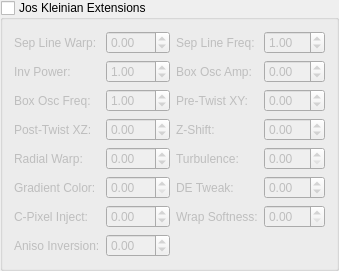
    <widget class="MyGroupBox" name="groupCheck_transf_jk_params_false">
     <property name="title"><string>Jos Kleinian Extensions</string></property>
     <property name="checkable"><bool>true</bool></property>
     <property name="checked"><bool>false</bool></property>
     <layout class="QGridLayout">
      <item row="0" column="0">
       <widget class="QLabel"><property name="text"><string>Sep Line Warp:</string></property></widget>
      </item>
      <item row="0" column="1">
       <widget class="MyDoubleSpinBox" name="spinbox_transf_jk_sep_line_warp">
        <property name="minimum"><double>-5.0</double></property><property name="maximum"><double>5.0</double></property>
        <property name="singleStep"><double>0.01</double></property><property name="value"><double>0.0</double></property>
       </widget>
      </item>
      <item row="0" column="2">
       <widget class="QLabel"><property name="text"><string>Sep Line Freq:</string></property></widget>
      </item>
      <item row="0" column="3">
       <widget class="MyDoubleSpinBox" name="spinbox_transf_jk_sep_line_freq">
        <property name="minimum"><double>0.01</double></property><property name="maximum"><double>50.0</double></property>
        <property name="singleStep"><double>0.1</double></property><property name="value"><double>1.0</double></property>
       </widget>
      </item>
      <item row="1" column="0">
       <widget class="QLabel"><property name="text"><string>Inv Power:</string></property></widget>
      </item>
      <item row="1" column="1">
       <widget class="MyDoubleSpinBox" name="spinbox_transf_jk_inversion_power">
        <property name="minimum"><double>0.01</double></property><property name="maximum"><double>10.0</double></property>
        <property name="singleStep"><double>0.1</double></property><property name="value"><double>1.0</double></property>
       </widget>
      </item>
      <item row="1" column="2">
       <widget class="QLabel"><property name="text"><string>Box Osc Amp:</string></property></widget>
      </item>
      <item row="1" column="3">
       <widget class="MyDoubleSpinBox" name="spinbox_transf_jk_box_osc_amp">
        <property name="minimum"><double>-5.0</double></property><property name="maximum"><double>5.0</double></property>
        <property name="singleStep"><double>0.01</double></property><property name="value"><double>0.0</double></property>
       </widget>
      </item>
      <item row="2" column="0">
       <widget class="QLabel"><property name="text"><string>Box Osc Freq:</string></property></widget>
      </item>
      <item row="2" column="1">
       <widget class="MyDoubleSpinBox" name="spinbox_transf_jk_box_osc_freq">
        <property name="minimum"><double>0.01</double></property><property name="maximum"><double>50.0</double></property>
        <property name="singleStep"><double>0.1</double></property><property name="value"><double>1.0</double></property>
       </widget>
      </item>
      <item row="2" column="2">
       <widget class="QLabel"><property name="text"><string>Pre-Twist XY:</string></property></widget>
      </item>
      <item row="2" column="3">
       <widget class="MyDoubleSpinBox" name="spinbox_transf_jk_pre_twist_xy">
        <property name="minimum"><double>-90.0</double></property><property name="maximum"><double>90.0</double></property>
        <property name="singleStep"><double>1.0</double></property><property name="value"><double>0.0</double></property>
       </widget>
      </item>
      <item row="3" column="0">
       <widget class="QLabel"><property name="text"><string>Post-Twist XZ:</string></property></widget>
      </item>
      <item row="3" column="1">
       <widget class="MyDoubleSpinBox" name="spinbox_transf_jk_post_twist_xz">
        <property name="minimum"><double>-90.0</double></property><property name="maximum"><double>90.0</double></property>
        <property name="singleStep"><double>1.0</double></property><property name="value"><double>0.0</double></property>
       </widget>
      </item>
      <item row="3" column="2">
       <widget class="QLabel"><property name="text"><string>Z-Shift:</string></property></widget>
      </item>
      <item row="3" column="3">
       <widget class="MyDoubleSpinBox" name="spinbox_transf_jk_z_shift">
        <property name="minimum"><double>-5.0</double></property><property name="maximum"><double>5.0</double></property>
        <property name="singleStep"><double>0.01</double></property><property name="value"><double>0.0</double></property>
       </widget>
      </item>
      <item row="4" column="0">
       <widget class="QLabel"><property name="text"><string>Radial Warp:</string></property></widget>
      </item>
      <item row="4" column="1">
       <widget class="MyDoubleSpinBox" name="spinbox_transf_jk_radial_warp">
        <property name="minimum"><double>-2.0</double></property><property name="maximum"><double>2.0</double></property>
        <property name="singleStep"><double>0.01</double></property><property name="value"><double>0.0</double></property>
       </widget>
      </item>
      <item row="4" column="2">
       <widget class="QLabel"><property name="text"><string>Turbulence:</string></property></widget>
      </item>
      <item row="4" column="3">
       <widget class="MyDoubleSpinBox" name="spinbox_transf_jk_turbulence">
        <property name="minimum"><double>0.0</double></property><property name="maximum"><double>5.0</double></property>
        <property name="singleStep"><double>0.001</double></property><property name="value"><double>0.0</double></property>
       </widget>
      </item>
      <item row="5" column="0">
       <widget class="QLabel"><property name="text"><string>Gradient Color:</string></property></widget>
      </item>
      <item row="5" column="1">
       <widget class="MyDoubleSpinBox" name="spinbox_transf_jk_gradient_color">
        <property name="minimum"><double>0.0</double></property><property name="maximum"><double>100.0</double></property>
        <property name="singleStep"><double>0.1</double></property><property name="value"><double>0.0</double></property>
       </widget>
      </item>
      <item row="5" column="2">
       <widget class="QLabel"><property name="text"><string>DE Tweak:</string></property></widget>
      </item>
      <item row="5" column="3">
       <widget class="MyDoubleSpinBox" name="spinbox_transf_jk_de_tweak">
        <property name="minimum"><double>-5.0</double></property><property name="maximum"><double>5.0</double></property>
        <property name="singleStep"><double>0.01</double></property><property name="value"><double>0.0</double></property>
       </widget>
      </item>
      <item row="6" column="0">
       <widget class="QLabel"><property name="text"><string>C-Pixel Inject:</string></property></widget>
      </item>
      <item row="6" column="1">
       <widget class="MyDoubleSpinBox" name="spinbox_transf_jk_cpixel_inject">
        <property name="minimum"><double>-5.0</double></property><property name="maximum"><double>5.0</double></property>
        <property name="singleStep"><double>0.01</double></property><property name="value"><double>0.0</double></property>
       </widget>
      </item>
      <item row="6" column="2">
       <widget class="QLabel"><property name="text"><string>Wrap Softness:</string></property></widget>
      </item>
      <item row="6" column="3">
       <widget class="MyDoubleSpinBox" name="spinbox_transf_jk_wrap_softness">
        <property name="minimum"><double>0.0</double></property><property name="maximum"><double>5.0</double></property>
        <property name="singleStep"><double>0.01</double></property><property name="value"><double>0.0</double></property>
       </widget>
      </item>
      <item row="7" column="0">
       <widget class="QLabel"><property name="text"><string>Aniso Inversion:</string></property></widget>
      </item>
      <item row="7" column="1">
       <widget class="MyDoubleSpinBox" name="spinbox_transf_jk_anisotropic_inv">
        <property name="minimum"><double>-2.0</double></property><property name="maximum"><double>2.0</double></property>
        <property name="singleStep"><double>0.01</double></property><property name="value"><double>0.0</double></property>
       </widget>
      </item>
     </layout>
    </widget>
